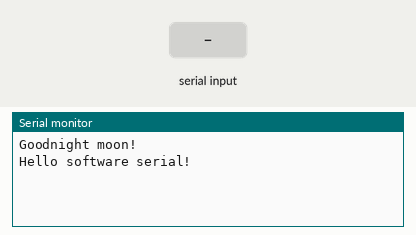
The sketch below on a simulated Arduino Leonardo, built with avr-gcc and run on an emulated ATmega32U4. On the bench: the last lines printed to the serial monitor. The test bench sets the inputs (shaded band).

Above: at 1.2 s.
1.3 s: "1\n" received over the second serial link
At 1.8 s:
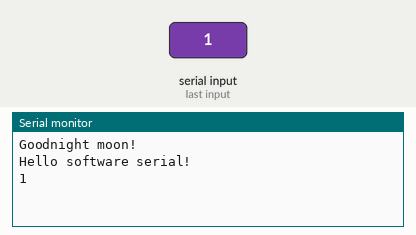
2.8 s: "0\n" received over the second serial link
At 4.1 s:
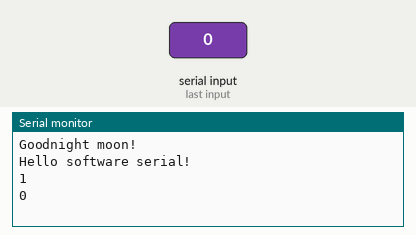

The sketch:

SoftSerialProxy.ino
```cpp
/*
  Software serial multple serial test

 从硬件串口接收，发送到软件的序列。
 软件串行接收，发送到硬件序列。

 * RX是数字引脚2（连接到其他设备的TX）
 * TX是数字引脚3（连接到其他设备的RX）

 */
#include <SoftwareSerial.h>

SoftwareSerial mySerial(2, 3); // RX, TX

void setup()
{
  //打开串行通信，等待端口打开：
  Serial.begin(9600);
  while (!Serial) {
    ; // 等待串口连接。Needed for Leonardo only
  }


  Serial.println("Goodnight moon!");

  // 设置串口通讯的速率38400
  mySerial.begin(9600);
  Serial.println("Hello software serial!");
  // mySerial.println("Hello, world?");
}

void loop() // 循环
{
  if (mySerial.available())
    Serial.write(mySerial.read());
  if (Serial.available()) {
    int b = Serial.read();
    mySerial.write(b);
    if (b == '\r') {
      // Serial.print("\\r");
    } else if (b == '\n') {
      // Serial.print("\\n");
    }
  }
}
```

Measured:
- after the input at 1.3 s, the serial monitor: prints a new line at once (image 1)
- after the input at 2.8 s, the serial monitor: prints a new line at once (image 2)
